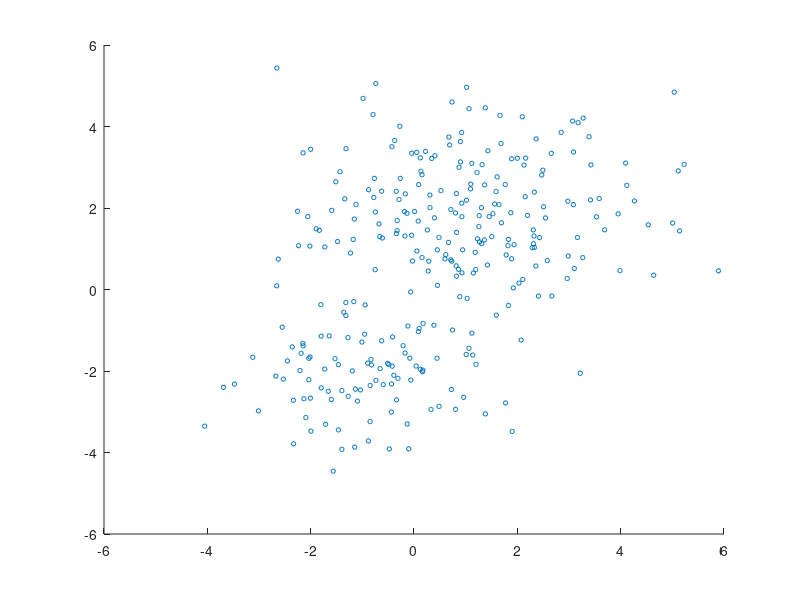

Reproduce this figure in MATLAB. (Note: this script raises an error after producing the figure.)
%Example in matlab

rng('default');
mu1 = [1,2];
sigma1 = [3, .2;.2, 2];
mu2 = [-1,-2];
sigma2 = [2 0 ; 0 1];
datXY = [mvnrnd(mu1, sigma1, 200); mvnrnd(mu2, sigma2, 100)]


scatter(datXY(:,1), datXY(:,2), 10, 'ko');


options = statset('Display', 'final');
gm = gmdistribution.fit(datXY,2,'OPtions', options)

hold on
ezcontour(@(x,y)pdf(gm,[x y]), [-8,6], [-8, 6])
hold off;
gm.mu
gm.Sigma
gm.PComponents

%Snapshot, x and y

datamat = data_generation_N(1,1,1,1,1,1,100,true,true)
snapshot_y = snapshot_data(datamat, 45, true)
snapshot_x = snapshot_data(datamat, 45, false)

scatter(snapshot_x, snapshot_y)
hold on;
datXY = [snapshot_x', snapshot_y']
gm = gmdistribution.fit(datXY,2,'OPtions', options)
ezcontour(@(x,y)pdf(gm,[x y]), [-25,15], [-15, 30])
hold off;


gm.mu
gm.Sigma
gm.PComponents


%Snapshot, x 


gm = gmdistribution.fit(snapshot_x',2,'OPtions', options)
scatter(snapshot_x, pdf(gm,snapshot_x'))
gm.mu
gm.Sigma
gm.PComponents



for(k = 1:50)
    snapshot_x = snapshot_data(datamat, k, true)    ;
    
    
    MaxComp =2
    AIC = zeros(1,MaxComp);
    obj = cell(1,MaxComp);
    for p = 1:2
        obj{p} = gmdistribution.fit(snapshot_x',p);
        AIC(p)= obj{p}.AIC;
    end
    dbstop if warning
    [minAIC,numComponents] = min(AIC);
    display(['#components: ', num2str(numComponents)])

    gm = obj{numComponents};
    datsurf(1,:,k) = snapshot_x;
    datsurf(2,:,k) =pdf(gm,snapshot_x');
end


%Snapshot, y 


gm = gmdistribution.fit(snapshot_y',2,'OPtions', options)
scatter(snapshot_y, pdf(gm,snapshot_y'))
gm.mu
gm.Sigma
gm.PComponents


for(k = 1:50)
    snapshot_y = snapshot_data(datamat, k, true)    ;
    
    
    MaxComp =2
    AIC = zeros(1,MaxComp);
    obj = cell(1,MaxComp);
    for p = 1:2
        obj{p} = gmdistribution.fit(snapshot_y',p);
        AIC(p)= obj{p}.AIC;
    end
  %  dbstop if warning
    [minAIC,numComponents] = min(AIC);
    display(['#components: ', num2str(numComponents)])

    gm = obj{numComponents};
    datsurf(1,:,k) = snapshot_y;
    datsurf(2,:,k) =pdf(gm,snapshot_y');
end

